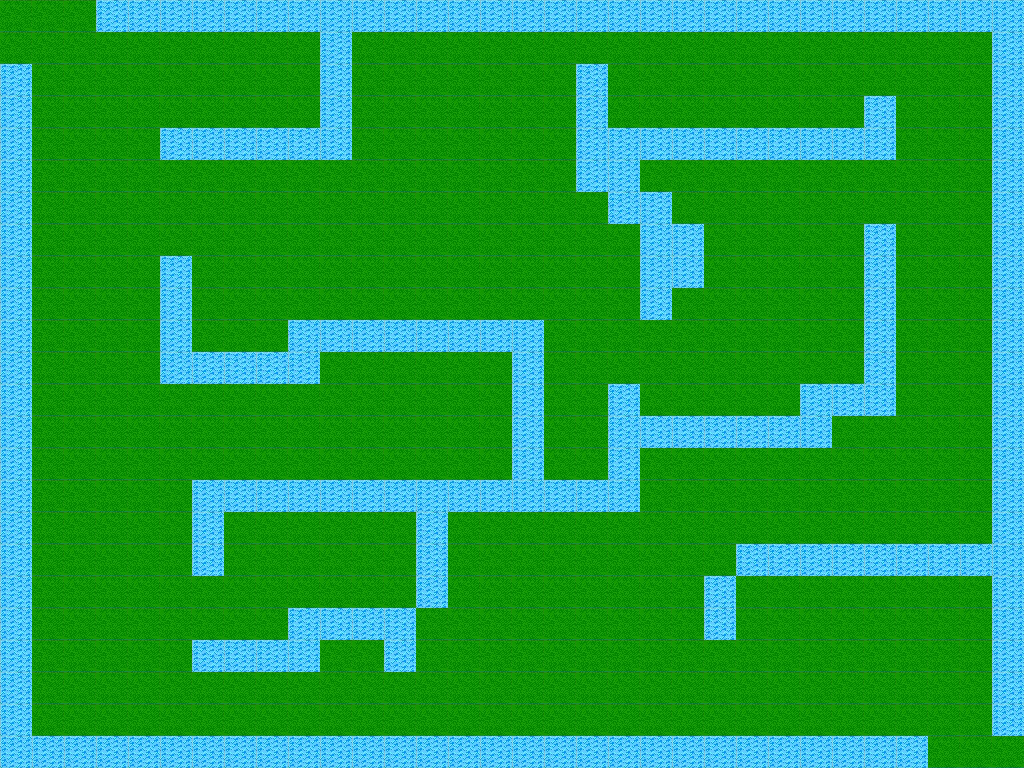

Rendered tile map (Tiled .tmx) drawn with the repository's tilesets; below, a short description and the full map source, tile grids included:
An orthogonal 32x24 tile map with 32x32 px tiles, 2 tile layers (background, collidable) and 1 object (ninja).

<map version="1.0" orientation="orthogonal" renderorder="right-down" width="32" height="24" tilewidth="32" tileheight="32" nextobjectid="8">
 <tileset firstgid="1" name="dg_grounds32" tilewidth="32" tileheight="32" tilecount="171" columns="9">
  <image source="dg_grounds32.jpg" width="288" height="608" />
 </tileset>
 <layer name="background" width="32" height="24">
  <data encoding="csv">
10,10,10,10,10,10,10,10,10,10,10,10,10,10,10,10,10,10,10,10,10,10,10,10,10,10,10,10,10,10,10,10,
10,10,10,10,10,10,10,10,10,10,10,10,10,10,10,10,10,10,10,10,10,10,10,10,10,10,10,10,10,10,10,10,
10,10,10,10,10,10,10,10,10,10,10,10,10,10,10,10,10,10,10,10,10,10,10,10,10,10,10,10,10,10,10,10,
10,10,10,10,10,10,10,10,10,10,10,10,10,10,10,10,10,10,10,10,10,10,10,10,10,10,10,10,10,10,10,10,
10,10,10,10,10,10,10,10,10,10,10,10,10,10,10,10,10,10,10,10,10,10,10,10,10,10,10,10,10,10,10,10,
10,10,10,10,10,10,10,10,10,10,10,10,10,10,10,10,10,10,10,10,10,10,10,10,10,10,10,10,10,10,10,10,
10,10,10,10,10,10,10,10,10,10,10,10,10,10,10,10,10,10,10,10,10,10,10,10,10,10,10,10,10,10,10,10,
10,10,10,10,10,10,10,10,10,10,10,10,10,10,10,10,10,10,10,10,10,10,10,10,10,10,10,10,10,10,10,10,
10,10,10,10,10,10,10,10,10,10,10,10,10,10,10,10,10,10,10,10,10,10,10,10,10,10,10,10,10,10,10,10,
10,10,10,10,10,10,10,10,10,10,10,10,10,10,10,10,10,10,10,10,10,10,10,10,10,10,10,10,10,10,10,10,
10,10,10,10,10,10,10,10,10,10,10,10,10,10,10,10,10,10,10,10,10,10,10,10,10,10,10,10,10,10,10,10,
10,10,10,10,10,10,10,10,10,10,10,10,10,10,10,10,10,10,10,10,10,10,10,10,10,10,10,10,10,10,10,10,
10,10,10,10,10,10,10,10,10,10,10,10,10,10,10,10,10,10,10,10,10,10,10,10,10,10,10,10,10,10,10,10,
10,10,10,10,10,10,10,10,10,10,10,10,10,10,10,10,10,10,10,10,10,10,10,10,10,10,10,10,10,10,10,10,
10,10,10,10,10,10,10,10,10,10,10,10,10,10,10,10,10,10,10,10,10,10,10,10,10,10,10,10,10,10,10,10,
10,10,10,10,10,10,10,10,10,10,10,10,10,10,10,10,10,10,10,10,10,10,10,10,10,10,10,10,10,10,10,10,
10,10,10,10,10,10,10,10,10,10,10,10,10,10,10,10,10,10,10,10,10,10,10,10,10,10,10,10,10,10,10,10,
10,10,10,10,10,10,10,10,10,10,10,10,10,10,10,10,10,10,10,10,10,10,10,10,10,10,10,10,10,10,10,10,
10,10,10,10,10,10,10,10,10,10,10,10,10,10,10,10,10,10,10,10,10,10,10,10,10,10,10,10,10,10,10,10,
10,10,10,10,10,10,10,10,10,10,10,10,10,10,10,10,10,10,10,10,10,10,10,10,10,10,10,10,10,10,10,10,
10,10,10,10,10,10,10,10,10,10,10,10,10,10,10,10,10,10,10,10,10,10,10,10,10,10,10,10,10,10,10,10,
10,10,10,10,10,10,10,10,10,10,10,10,10,10,10,10,10,10,10,10,10,10,10,10,10,10,10,10,10,10,10,10,
10,10,10,10,10,10,10,10,10,10,10,10,10,10,10,10,10,10,10,10,10,10,10,10,10,10,10,10,10,10,10,10,
10,10,10,10,10,10,10,10,10,10,10,10,10,10,10,10,10,10,10,10,10,10,10,10,10,10,10,10,10,10,10,10
</data>
 </layer>
 <layer name="collidable" width="32" height="24">
  <data encoding="csv">
0,0,0,16,16,16,16,16,16,16,16,16,16,16,16,16,16,16,16,16,16,16,16,16,16,16,16,16,16,16,16,16,
0,0,0,0,0,0,0,0,0,0,16,0,0,0,0,0,0,0,0,0,0,0,0,0,0,0,0,0,0,0,0,16,
16,0,0,0,0,0,0,0,0,0,16,0,0,0,0,0,0,0,16,0,0,0,0,0,0,0,0,0,0,0,0,16,
16,0,0,0,0,0,0,0,0,0,16,0,0,0,0,0,0,0,16,0,0,0,0,0,0,0,0,16,0,0,0,16,
16,0,0,0,0,16,16,16,16,16,16,0,0,0,0,0,0,0,16,16,16,16,16,16,16,16,16,16,0,0,0,16,
16,0,0,0,0,0,0,0,0,0,0,0,0,0,0,0,0,0,16,16,0,0,0,0,0,0,0,0,0,0,0,16,
16,0,0,0,0,0,0,0,0,0,0,0,0,0,0,0,0,0,0,16,16,0,0,0,0,0,0,0,0,0,0,16,
16,0,0,0,0,0,0,0,0,0,0,0,0,0,0,0,0,0,0,0,16,16,0,0,0,0,0,16,0,0,0,16,
16,0,0,0,0,16,0,0,0,0,0,0,0,0,0,0,0,0,0,0,16,16,0,0,0,0,0,16,0,0,0,16,
16,0,0,0,0,16,0,0,0,0,0,0,0,0,0,0,0,0,0,0,16,0,0,0,0,0,0,16,0,0,0,16,
16,0,0,0,0,16,0,0,0,16,16,16,16,16,16,16,16,0,0,0,0,0,0,0,0,0,0,16,0,0,0,16,
16,0,0,0,0,16,16,16,16,16,0,0,0,0,0,0,16,0,0,0,0,0,0,0,0,0,0,16,0,0,0,16,
16,0,0,0,0,0,0,0,0,0,0,0,0,0,0,0,16,0,0,16,0,0,0,0,0,16,16,16,0,0,0,16,
16,0,0,0,0,0,0,0,0,0,0,0,0,0,0,0,16,0,0,16,16,16,16,16,16,16,0,0,0,0,0,16,
16,0,0,0,0,0,0,0,0,0,0,0,0,0,0,0,16,0,0,16,0,0,0,0,0,0,0,0,0,0,0,16,
16,0,0,0,0,0,16,16,16,16,16,16,16,16,16,16,16,16,16,16,0,0,0,0,0,0,0,0,0,0,0,16,
16,0,0,0,0,0,16,0,0,0,0,0,0,16,0,0,0,0,0,0,0,0,0,0,0,0,0,0,0,0,0,16,
16,0,0,0,0,0,16,0,0,0,0,0,0,16,0,0,0,0,0,0,0,0,0,16,16,16,16,16,16,16,16,16,
16,0,0,0,0,0,0,0,0,0,0,0,0,16,0,0,0,0,0,0,0,0,16,0,0,0,0,0,0,0,0,16,
16,0,0,0,0,0,0,0,0,16,16,16,16,0,0,0,0,0,0,0,0,0,16,0,0,0,0,0,0,0,0,16,
16,0,0,0,0,0,16,16,16,16,0,0,16,0,0,0,0,0,0,0,0,0,0,0,0,0,0,0,0,0,0,16,
16,0,0,0,0,0,0,0,0,0,0,0,0,0,0,0,0,0,0,0,0,0,0,0,0,0,0,0,0,0,0,16,
16,0,0,0,0,0,0,0,0,0,0,0,0,0,0,0,0,0,0,0,0,0,0,0,0,0,0,0,0,0,0,16,
16,16,16,16,16,16,16,16,16,16,16,16,16,16,16,16,16,16,16,16,16,16,16,16,16,16,16,16,16,0,0,0
</data>
 </layer>
 <objectgroup name="objects">
  <object id="7" name="ninja" gid="10" x="36" y="41" width="16" height="20.67" />
 </objectgroup>
</map>
